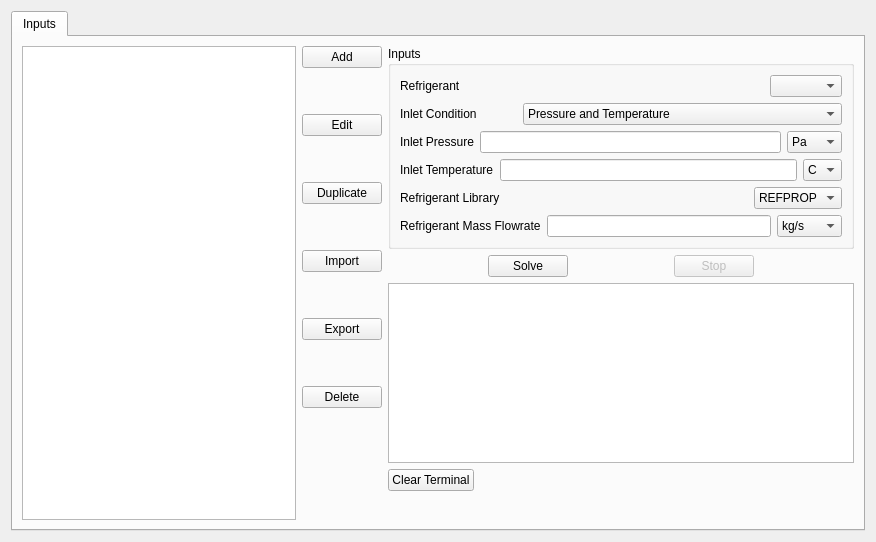
<?xml version="1.0" encoding="UTF-8"?>
<ui version="4.0">
 <class>Form</class>
 <widget class="QWidget" name="Form">
  <property name="geometry">
   <rect>
    <x>0</x>
    <y>0</y>
    <width>876</width>
    <height>542</height>
   </rect>
  </property>
  <property name="windowTitle">
   <string>Fin-tube Heat Exchanger Simulation</string>
  </property>
  <layout class="QVBoxLayout" name="verticalLayout_2">
   <item>
    <widget class="QTabWidget" name="tabWidget">
     <property name="currentIndex">
      <number>0</number>
     </property>
     <widget class="QWidget" name="tab">
      <attribute name="title">
       <string>Inputs</string>
      </attribute>
      <layout class="QHBoxLayout" name="horizontalLayout_8">
       <item>
        <widget class="QListWidget" name="Component_List">
         <property name="focusPolicy">
          <enum>Qt::WheelFocus</enum>
         </property>
         <property name="editTriggers">
          <set>QAbstractItemView::NoEditTriggers</set>
         </property>
         <property name="defaultDropAction">
          <enum>Qt::IgnoreAction</enum>
         </property>
         <property name="verticalScrollMode">
          <enum>QAbstractItemView::ScrollPerItem</enum>
         </property>
        </widget>
       </item>
       <item>
        <layout class="QVBoxLayout" name="verticalLayout_5">
         <item>
          <layout class="QVBoxLayout" name="verticalLayout_4">
           <item>
            <widget class="QPushButton" name="Add_button">
             <property name="text">
              <string>Add</string>
             </property>
            </widget>
           </item>
           <item>
            <spacer name="verticalSpacer_4">
             <property name="orientation">
              <enum>Qt::Vertical</enum>
             </property>
             <property name="sizeHint" stdset="0">
              <size>
               <width>20</width>
               <height>40</height>
              </size>
             </property>
            </spacer>
           </item>
           <item>
            <widget class="QPushButton" name="Edit_button">
             <property name="text">
              <string>Edit</string>
             </property>
            </widget>
           </item>
           <item>
            <spacer name="verticalSpacer">
             <property name="orientation">
              <enum>Qt::Vertical</enum>
             </property>
             <property name="sizeHint" stdset="0">
              <size>
               <width>20</width>
               <height>40</height>
              </size>
             </property>
            </spacer>
           </item>
           <item>
            <widget class="QPushButton" name="Duplicate_button">
             <property name="text">
              <string>Duplicate</string>
             </property>
            </widget>
           </item>
           <item>
            <spacer name="verticalSpacer_3">
             <property name="orientation">
              <enum>Qt::Vertical</enum>
             </property>
             <property name="sizeHint" stdset="0">
              <size>
               <width>20</width>
               <height>40</height>
              </size>
             </property>
            </spacer>
           </item>
           <item>
            <widget class="QPushButton" name="Import_button">
             <property name="text">
              <string>Import</string>
             </property>
            </widget>
           </item>
           <item>
            <spacer name="verticalSpacer_5">
             <property name="orientation">
              <enum>Qt::Vertical</enum>
             </property>
             <property name="sizeHint" stdset="0">
              <size>
               <width>20</width>
               <height>40</height>
              </size>
             </property>
            </spacer>
           </item>
           <item>
            <widget class="QPushButton" name="Export_button">
             <property name="text">
              <string>Export</string>
             </property>
            </widget>
           </item>
           <item>
            <spacer name="verticalSpacer_6">
             <property name="orientation">
              <enum>Qt::Vertical</enum>
             </property>
             <property name="sizeHint" stdset="0">
              <size>
               <width>20</width>
               <height>40</height>
              </size>
             </property>
            </spacer>
           </item>
           <item>
            <widget class="QPushButton" name="Delete_button">
             <property name="text">
              <string>Delete</string>
             </property>
            </widget>
           </item>
           <item>
            <spacer name="verticalSpacer_7">
             <property name="orientation">
              <enum>Qt::Vertical</enum>
             </property>
             <property name="sizeHint" stdset="0">
              <size>
               <width>20</width>
               <height>40</height>
              </size>
             </property>
            </spacer>
           </item>
          </layout>
         </item>
         <item>
          <spacer name="verticalSpacer_8">
           <property name="orientation">
            <enum>Qt::Vertical</enum>
           </property>
           <property name="sizeHint" stdset="0">
            <size>
             <width>20</width>
             <height>40</height>
            </size>
           </property>
          </spacer>
         </item>
        </layout>
       </item>
       <item>
        <layout class="QVBoxLayout" name="verticalLayout_3">
         <item>
          <widget class="QGroupBox" name="groupBox">
           <property name="title">
            <string>Inputs</string>
           </property>
           <layout class="QVBoxLayout" name="verticalLayout">
            <item>
             <layout class="QHBoxLayout" name="horizontalLayout_2">
              <item>
               <widget class="QLabel" name="Refrigerant_label">
                <property name="text">
                 <string>Refrigerant</string>
                </property>
               </widget>
              </item>
              <item>
               <spacer name="horizontalSpacer_4">
                <property name="orientation">
                 <enum>Qt::Horizontal</enum>
                </property>
                <property name="sizeHint" stdset="0">
                 <size>
                  <width>40</width>
                  <height>20</height>
                 </size>
                </property>
               </spacer>
              </item>
              <item>
               <widget class="QComboBox" name="Refrigerant"/>
              </item>
             </layout>
            </item>
            <item>
             <layout class="QHBoxLayout" name="horizontalLayout_4">
              <item>
               <widget class="QLabel" name="Inlet_cond_label">
                <property name="text">
                 <string>Inlet Condition</string>
                </property>
               </widget>
              </item>
              <item>
               <spacer name="horizontalSpacer_7">
                <property name="orientation">
                 <enum>Qt::Horizontal</enum>
                </property>
                <property name="sizeHint" stdset="0">
                 <size>
                  <width>40</width>
                  <height>20</height>
                 </size>
                </property>
               </spacer>
              </item>
              <item>
               <widget class="QComboBox" name="Inlet_cond">
                <item>
                 <property name="text">
                  <string>Pressure and Temperature</string>
                 </property>
                </item>
                <item>
                 <property name="text">
                  <string>Pressure and Quality</string>
                 </property>
                </item>
                <item>
                 <property name="text">
                  <string>Saturation Temperature and Quality</string>
                 </property>
                </item>
                <item>
                 <property name="text">
                  <string>Pressure and Superheat or subcooling</string>
                 </property>
                </item>
                <item>
                 <property name="text">
                  <string>Saturation Temperature and Superheat or subcooling</string>
                 </property>
                </item>
               </widget>
              </item>
             </layout>
            </item>
            <item>
             <layout class="QHBoxLayout" name="horizontalLayout_5">
              <item>
               <widget class="QLabel" name="Inlet_cond_1_label">
                <property name="text">
                 <string>Inlet Pressure</string>
                </property>
               </widget>
              </item>
              <item>
               <widget class="QLineEdit" name="Inlet_cond_1"/>
              </item>
              <item>
               <widget class="QComboBox" name="Inlet_cond_1_unit">
                <item>
                 <property name="text">
                  <string>Pa</string>
                 </property>
                </item>
                <item>
                 <property name="text">
                  <string>kPa</string>
                 </property>
                </item>
                <item>
                 <property name="text">
                  <string>MPa</string>
                 </property>
                </item>
                <item>
                 <property name="text">
                  <string>bar</string>
                 </property>
                </item>
                <item>
                 <property name="text">
                  <string>atm</string>
                 </property>
                </item>
                <item>
                 <property name="text">
                  <string>psi</string>
                 </property>
                </item>
               </widget>
              </item>
             </layout>
            </item>
            <item>
             <layout class="QHBoxLayout" name="horizontalLayout_6">
              <item>
               <widget class="QLabel" name="Inlet_cond_2_label">
                <property name="text">
                 <string>Inlet Temperature</string>
                </property>
               </widget>
              </item>
              <item>
               <widget class="QLineEdit" name="Inlet_cond_2"/>
              </item>
              <item>
               <widget class="QComboBox" name="Inlet_cond_2_unit">
                <item>
                 <property name="text">
                  <string>C</string>
                 </property>
                </item>
                <item>
                 <property name="text">
                  <string>K</string>
                 </property>
                </item>
                <item>
                 <property name="text">
                  <string>F</string>
                 </property>
                </item>
               </widget>
              </item>
             </layout>
            </item>
            <item>
             <layout class="QHBoxLayout" name="horizontalLayout_15">
              <item>
               <widget class="QLabel" name="Ref_library_label">
                <property name="text">
                 <string>Refrigerant Library</string>
                </property>
               </widget>
              </item>
              <item>
               <spacer name="horizontalSpacer_13">
                <property name="orientation">
                 <enum>Qt::Horizontal</enum>
                </property>
                <property name="sizeHint" stdset="0">
                 <size>
                  <width>40</width>
                  <height>20</height>
                 </size>
                </property>
               </spacer>
              </item>
              <item>
               <widget class="QComboBox" name="Ref_library">
                <item>
                 <property name="text">
                  <string>REFPROP</string>
                 </property>
                </item>
                <item>
                 <property name="text">
                  <string>HEOS</string>
                 </property>
                </item>
               </widget>
              </item>
             </layout>
            </item>
            <item>
             <layout class="QHBoxLayout" name="horizontalLayout_7">
              <item>
               <widget class="QLabel" name="Ref_mdot_label">
                <property name="text">
                 <string>Refrigerant Mass Flowrate</string>
                </property>
               </widget>
              </item>
              <item>
               <widget class="QLineEdit" name="Ref_mdot">
                <property name="minimumSize">
                 <size>
                  <width>150</width>
                  <height>0</height>
                 </size>
                </property>
               </widget>
              </item>
              <item>
               <widget class="QComboBox" name="Ref_mdot_unit">
                <item>
                 <property name="text">
                  <string>kg/s</string>
                 </property>
                </item>
                <item>
                 <property name="text">
                  <string>kg/min</string>
                 </property>
                </item>
                <item>
                 <property name="text">
                  <string>kg/hr</string>
                 </property>
                </item>
                <item>
                 <property name="text">
                  <string>lb/s</string>
                 </property>
                </item>
                <item>
                 <property name="text">
                  <string>lb/min</string>
                 </property>
                </item>
                <item>
                 <property name="text">
                  <string>lb/hr</string>
                 </property>
                </item>
               </widget>
              </item>
             </layout>
            </item>
           </layout>
          </widget>
         </item>
         <item>
          <layout class="QHBoxLayout" name="horizontalLayout">
           <item>
            <spacer name="horizontalSpacer_2">
             <property name="orientation">
              <enum>Qt::Horizontal</enum>
             </property>
             <property name="sizeHint" stdset="0">
              <size>
               <width>40</width>
               <height>20</height>
              </size>
             </property>
            </spacer>
           </item>
           <item>
            <widget class="QPushButton" name="solve_button">
             <property name="text">
              <string>Solve</string>
             </property>
            </widget>
           </item>
           <item>
            <spacer name="horizontalSpacer">
             <property name="orientation">
              <enum>Qt::Horizontal</enum>
             </property>
             <property name="sizeHint" stdset="0">
              <size>
               <width>40</width>
               <height>20</height>
              </size>
             </property>
            </spacer>
           </item>
           <item>
            <widget class="QPushButton" name="stop_button">
             <property name="enabled">
              <bool>false</bool>
             </property>
             <property name="text">
              <string>Stop</string>
             </property>
            </widget>
           </item>
           <item>
            <spacer name="horizontalSpacer_3">
             <property name="orientation">
              <enum>Qt::Horizontal</enum>
             </property>
             <property name="sizeHint" stdset="0">
              <size>
               <width>40</width>
               <height>20</height>
              </size>
             </property>
            </spacer>
           </item>
          </layout>
         </item>
         <item>
          <widget class="QListWidget" name="Terminal"/>
         </item>
         <item>
          <layout class="QHBoxLayout" name="horizontalLayout_3">
           <item>
            <widget class="QPushButton" name="clear_terminal_button">
             <property name="text">
              <string>Clear Terminal</string>
             </property>
            </widget>
           </item>
           <item>
            <spacer name="horizontalSpacer_8">
             <property name="orientation">
              <enum>Qt::Horizontal</enum>
             </property>
             <property name="sizeHint" stdset="0">
              <size>
               <width>40</width>
               <height>20</height>
              </size>
             </property>
            </spacer>
           </item>
          </layout>
         </item>
         <item>
          <spacer name="verticalSpacer_2">
           <property name="orientation">
            <enum>Qt::Vertical</enum>
           </property>
           <property name="sizeHint" stdset="0">
            <size>
             <width>20</width>
             <height>40</height>
            </size>
           </property>
          </spacer>
         </item>
        </layout>
       </item>
      </layout>
     </widget>
    </widget>
   </item>
  </layout>
 </widget>
 <resources/>
 <connections/>
</ui>
